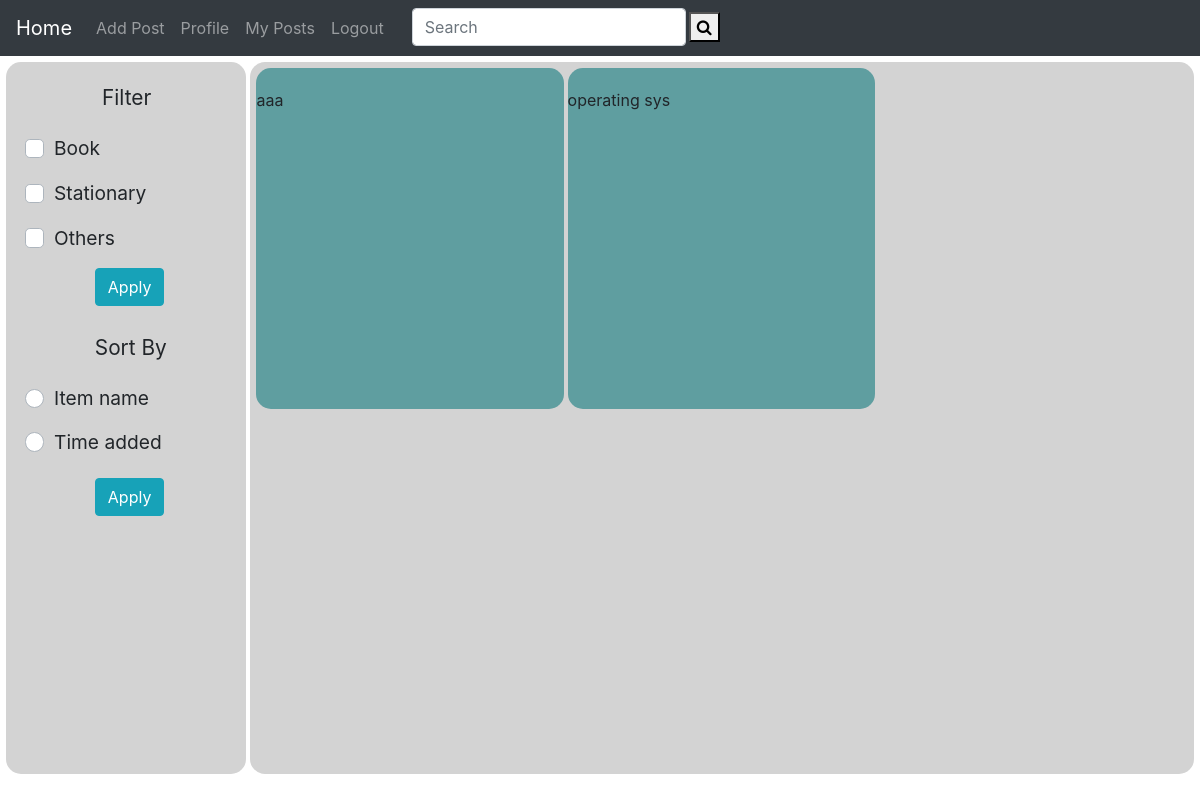
The app's page /homepage/home/, older data.
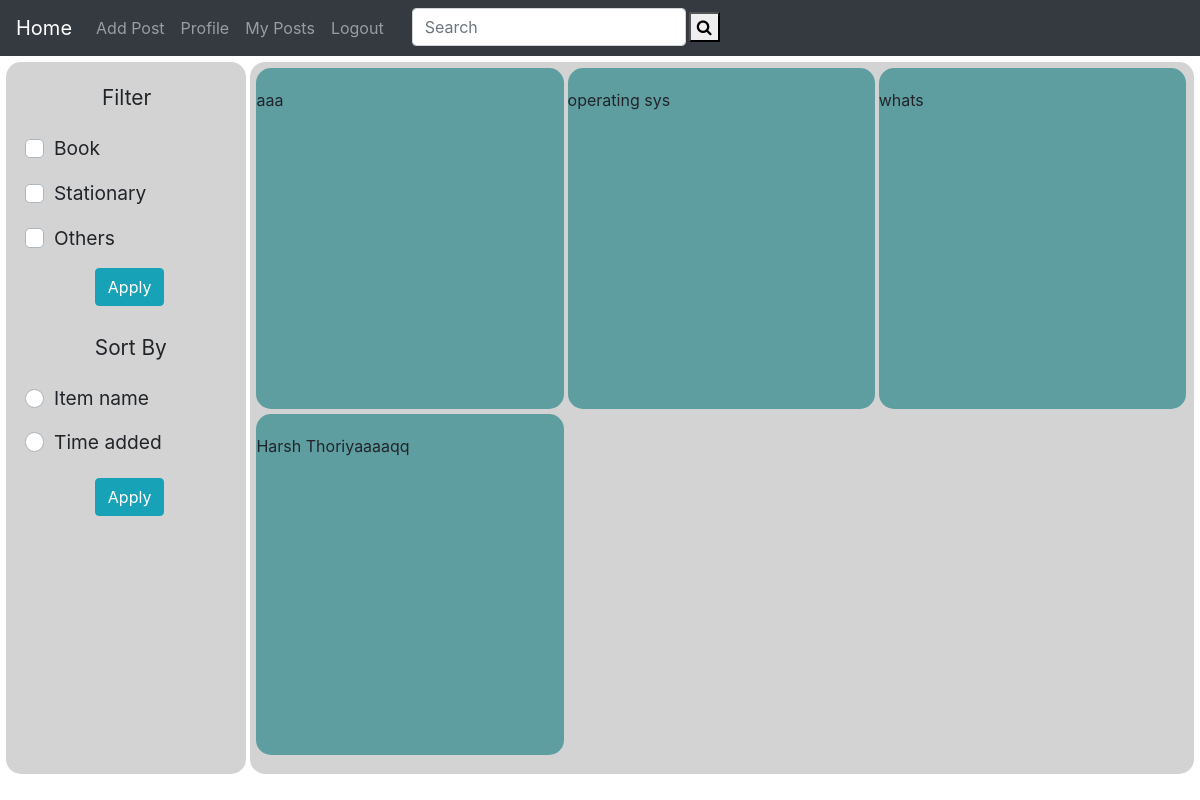
The same page, newer data.
### homepage/models.py (models this page shows)
class itemInfo(models.Model):
   user = models.ForeignKey(settings.AUTH_USER_MODEL,on_delete=models.CASCADE,null=True,blank=False)
   item_pic1 = models.ImageField(upload_to='item_pics',blank=False,null=True)
   item_pic2 = models.ImageField(upload_to='item_pics',blank=False,null=True)
   item_des = models.TextField(blank=True,null=True)
   item_author = models.CharField(max_length=50,blank=False,null=True)
   item_name = models.CharField(max_length=50,blank=False,null=True)
   item_type = models.CharField(choices=item_choice,blank=False,max_length=50,null=True)
   post_datetime = models.DateTimeField(default=datetime.datetime.now(),null=True)

### homepage/views.py (the view)
def home(request):
    posts = filter(request)
    form = forms.ItemForm()
    return render(request,'homepage/home.html',{'form':form,'posts':posts})

### homepage/forms.py
class ItemForm(forms.ModelForm):
    class Meta():
        model = itemInfo
        fields = ('item_name','item_type','item_author','item_des','item_pic1','item_pic2')

### homepage/views.py (called while the page is built)
def is_valid_queryparam(param):
    return param != '' and param is not None

def filter(request):
    all_posts = itemInfo.objects.all()
    title_contains_query = request.GET.get('homesearch')
    book=request.GET.get('book')
    stationary=request.GET.get('stationary')
    others=request.GET.get('others')
    byitemname=request.GET.get('byitemname')
    if is_valid_queryparam(title_contains_query):
        all_posts = all_posts.filter(item_name__icontains=title_contains_query)
    if book == 'on':
        all_posts = all_posts.filter(item_type__in=('Book'))
    elif stationary == 'on':
        all_posts = all_posts.filter(item_type__in=('Stationary'))
    elif others == 'on':
        all_posts = all_posts.filter(item_type__in=('Others'))
    if byitemname == 'on':
        all_posts = all_posts.order_by('item_name')
    return all_posts

### templates/homepage/home.html (shortened to what this page needs)
{% extends "homepage/base.html" %}
{% block nav_block %}
<ul class="navbar-nav" >
  <li class="nav-item">
    <a class="navbar-brand" href="{% url 'homepage:home' %}">Home</a>
  </li>
  <li class="nav-item">
    <a class="nav-link"  href="#" data-toggle="modal" data-target="#myModal">Add Post</a>
  </li>
  <li class="nav-item">
    <a class="nav-link" href="{% url 'homepage:profile' %}">Profile</a>
  </li>
  <li class="nav-item">
    <a class="nav-link" href="{% url 'homepage:myposts' %}">My Posts</a>
  </li>
  <li class="nav-item">
    <a class="nav-link" href="{% url 'loginapp:user_logout' %}">Logout</a>
  </li>
  <div  method="GET" action="." style="margin-left: 20px;">
    <form class="form-inline">
      <input class="form-control" type="text" placeholder="Search" aria-label="Search" name="homesearch">
      <button style="margin-left:3px; size: 30px;" type="submit"><i class="fa fa-search"></i></button>
    </form>
  </div>
</ul>
{% endblock %}
{% block body_block %}
<div style="position: absolute;
top: 62px;
left: 6px;
width: 20%;
height: 89%;
background-color: lightgrey;
border-radius: 15px;
padding-top: 20px;
position: fixed;">
<p style="margin-left: 40%; zoom: 1.3;">Filter </p>
<form  method="GET" action="." style="margin-left: 10%;">
  <div class="custom-control custom-checkbox mb-3">
    <label class="custom-control-label" for="customCheck1" style="zoom: 1.2;">Book</label>
  </div>
  <div class="custom-control custom-checkbox mb-3">
    <label class="custom-control-label" for="customCheck2" style="zoom: 1.2;">Stationary</label>
  </div>
  <div class="custom-control custom-checkbox mb-3">
    <label class="custom-control-label" for="customCheck3" style="zoom: 1.2;">Others</label>
  </div>
  <input type="submit" style="margin-left: 30%;" class="btn btn-info" value="Apply">
</form>
<p style="margin-left: 37%; zoom: 1.3; margin-top: 20px;">Sort By </p>
<form method="GET" action="." style="margin-left: 10%;">
  <div class="custom-control custom-radio">
    <label class="custom-control-label" for="customRadio1" style="zoom: 1.2; margin-bottom: 12px;">Item name</label>
  </div>
  <div class="custom-control custom-radio">
    <label class="custom-control-label" for="customRadio2" style="zoom: 1.2; margin-bottom: 18px;">Time added</label>
  </div>
  <input type="submit" style="margin-left: 30%;" class="btn btn-info" value="Apply">
</form>
</div>
<div style="position: absolute;
top: 62px;
right: 6px;
width: 78.7%;
height: 89%;
background-color: lightgrey;
border-radius: 15px;
padding-left: 5px;
padding-right: 5px;
padding-bottom: 6px;
position: fixed;
overflow:auto;">
  {% for i in posts%}
  <div style="display: block;
  width: 32.9%;
  height: 48.3%;
  float: left;
  padding-top: 20px;
  margin-left: 0.2%;
  margin-right: 0.2%;
  margin-top: 0.6%;
  background-color: cadetblue;
  border-radius: 15px;
  position: relative;
  ">
    <p>{{i.item_name}}</p>
  </div>
{% endfor%}
</div>
{% endblock %}

### templates/homepage/base.html (shortened to what this page needs)
<!DOCTYPE html>
<html>
  <head>
    <link rel="stylesheet" href="https://maxcdn.bootstrapcdn.com/bootstrap/4.4.1/css/bootstrap.min.css">
    <link rel="stylesheet" href="https://cdnjs.cloudflare.com/ajax/libs/font-awesome/4.7.0/css/font-awesome.min.css">
  </head>
  <body style="padding-top: 60px;">
    <nav class="navbar navbar-expand-sm bg-dark navbar-dark fixed-top">
      {% block nav_block %}
      {% endblock %}
    </nav>
    {% block body_block %}
    {% endblock %}
  </body>
</html>

Row changes from the older to the newer data that the page shows:
added itemInfo: item_name "whats"
added itemInfo: item_name "Harsh Thoriyaaaaqq"
